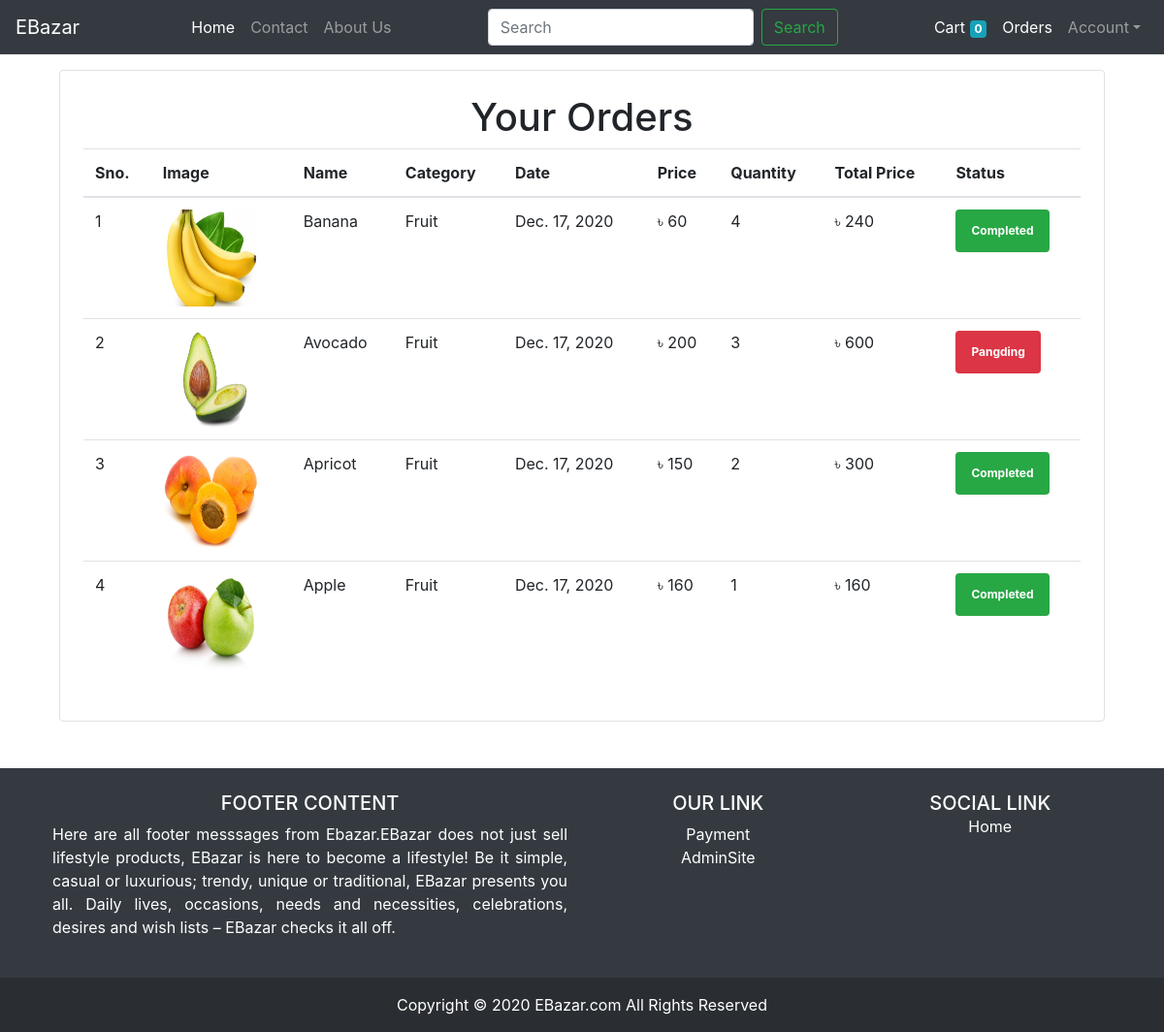
Page /order/ (signed in) on the committed database.
### store/models/orders.py (models this page shows, shortened)
class Order(models.Model):
    product = models.ForeignKey(Product, on_delete=models.CASCADE)
    customer = models.ForeignKey(Customer, on_delete=models.CASCADE)
    quantity = models.IntegerField()
    price = models.IntegerField()
    bkashTrxID = models.CharField(max_length=150,default='',blank=True)
    address = models.CharField(max_length=150,default='')
    phone = models.CharField(max_length=15,default='')
    date = models.DateField(default = datetime.datetime.today)
    status = models.BooleanField(default=False)
    def __str__(self):
        return self.address
    @staticmethod
    def get_orders_by_customer(customer_id):
        return Order.objects.filter(customer = customer_id).order_by('-id')

### store/models/product.py (models this page shows, shortened)
class Product(models.Model):
    name = models.CharField(max_length=50)
    price = models.IntegerField(default=0)
    unit = models.CharField(max_length = 15,blank=True)
    description = models.TextField(max_length=1000,null=True,blank=True)
    category = models.ForeignKey(Category,on_delete=models.CASCADE,default=1)
    image = models.ImageField(upload_to = 'products/')

### store/models/category.py (models this page shows, shortened)
class Category(models.Model):
    name = models.CharField(max_length=25)
    def __str__(self):
        return self.name

### store/views.py (the view)
# urls.py: path('order/',OrderView.as_view(),name='order'),
class OrderView(View):
    @method_decorator(auth_middleware)
    def get(self,request):
        customer = request.session.get('customer')
        orders = Order.get_orders_by_customer(customer)
        print(orders)
        return render(request,'orders.html',{'orders':orders})

### store/templatetags/cart.py (called while the page is built)
@register.filter(name='currency')
def currency(number):
    return "৳ "+str(number)

@register.filter(name='multiply')
def multiply(number,number1):
    return number*number1

### templates/orders.html
{% extends 'base.html' %}
{% load cart %}
{% block content %}
<div class="container">
  <div class="border rounded p-4 m-3">
    <h1 class='text-center'>Your Orders</h1>
    <table class="table">
      <thead>
        <tr>
          <th>Sno.</th>
          <th>Image</th>
          <th>Name</th>
          <th>Category</th>
          <th>Date</th>
          <th>Price</th>
          <th>Quantity</th>
          <th>Total Price</th>
          <th>Status</th>
        </tr>
      </thead>
      <tbody>
    {% for order in orders %}
        <tr>
          <td>{{ forloop.counter }}</td>
          <td><img src="{{ order.product.image.url }}" width="100px" height="100px" alt=""></td>
          <td>{{ order.product.name}}</td>
          <td>{{ order.product.category}}</td>
          <td>{{ order.date}}</td>
          <td>{{ order.price|currency }}</td>
          <td>{{ order.quantity}}</td>
          <td>{{ order.quantity|multiply:order.price|currency }}</td>
          {% if order.status %}
          <td><small class="badge badge-success p-3">Completed</small></td>
          {% else %}
          <td><small class="badge badge-danger p-3">Pangding</small></td>
          {% endif %}
        </tr>
    {% endfor %}
      </tbody>
    </table>
  </div>
</div>
{% endblock %}

### rows in the picture
Order: product.image (picture), product.name "Banana", product.category "Fruit", date "Dec. 17, 2020", price "৳ 60", quantity "4", quantity|multiply "৳ 240", status "Completed"
Order: product.image (picture), product.name "Avocado", product.category "Fruit", date "Dec. 17, 2020", price "৳ 200", quantity "3", quantity|multiply "৳ 600", status "Pangding"
Order: product.image (picture), product.name "Apricot", product.category "Fruit", date "Dec. 17, 2020", price "৳ 150", quantity "2", quantity|multiply "৳ 300", status "Completed"
Order: product.image (picture), product.name "Apple", product.category "Fruit", date "Dec. 17, 2020", price "৳ 160", quantity "1", quantity|multiply "৳ 160", status "Completed"
